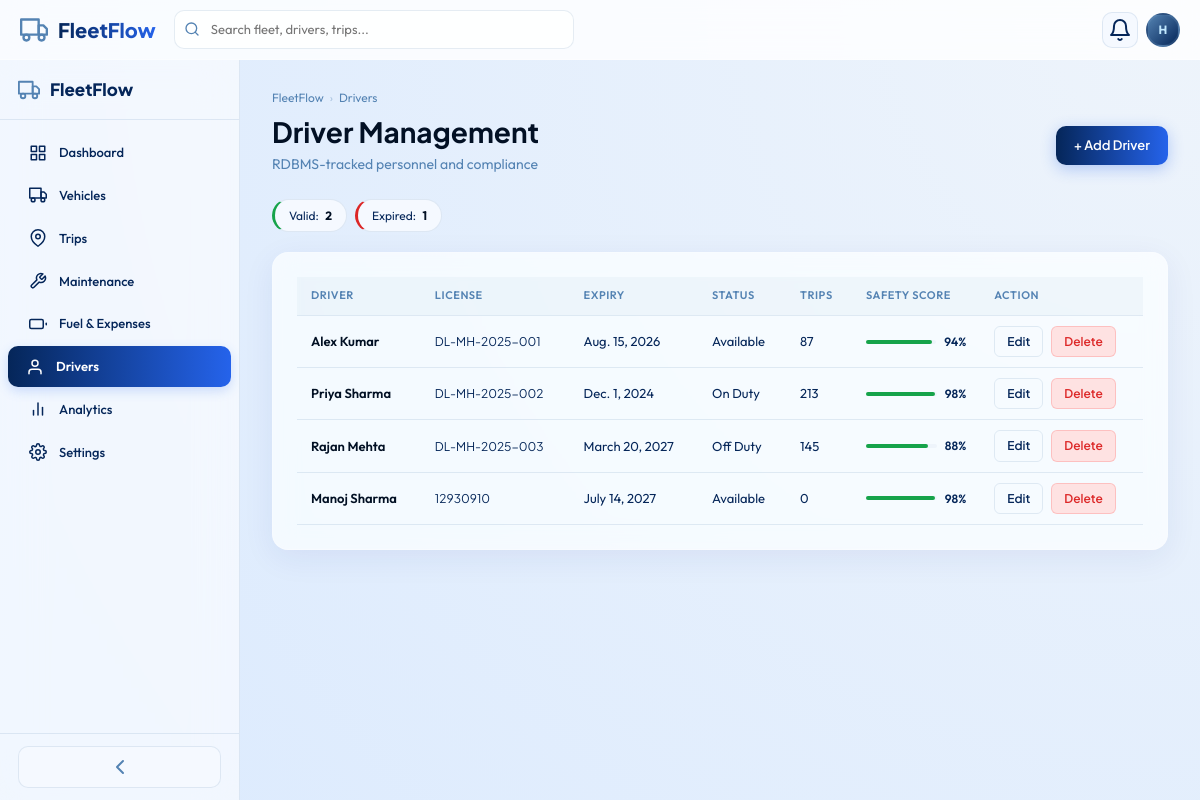
Screenshot of /drivers/ (signed in) with the database file from the repository.
### app/models.py (models this page shows, shortened)
class Driver(models.Model):
    STATUS_CHOICES = [
        ('Available', 'Available'),
        ('On Duty', 'On Duty'),
        ('Off Duty', 'Off Duty'),
        ('Suspended', 'Suspended'),
    ]
    did = models.CharField(max_length=10, unique=True, editable=False)
    name = models.CharField(max_length=100)
    license_no = models.CharField(max_length=30, unique=True)
    expiry = models.DateField()
    phone = models.CharField(max_length=15)
    status = models.CharField(max_length=15, choices=STATUS_CHOICES, default='Available')
    trips_count = models.PositiveIntegerField(default=0)
    safety = models.PositiveIntegerField(default=80)
    address = models.CharField(max_length=200, blank=True, default='')
    emergency = models.CharField(max_length=15, blank=True, default='')
    joining = models.DateField(null=True, blank=True)
    created_at = models.DateTimeField(auto_now_add=True)
    class Meta:
        ordering = ['did']

### app/views.py (the view, shortened to what this page needs)
# urls.py: path('drivers/', views.drivers, name='drivers'),
@login_required
def drivers(request):
    drivers_list = Driver.objects.all()
    today = timezone.now().date()
    context = {
        'active_page': 'drivers',
        'drivers': drivers_list,
        'available_count': drivers_list.filter(status='Available').count(),
        'expired_count': drivers_list.filter(expiry__lt=today).count(),
    }
    return render(request, 'app/drivers.html', context)

### app/templates/app/drivers.html (shortened to what this page needs)
{% extends 'app/base.html' %}
{% load static %}
{% block content %}
<div class="page-header">
    <div class="breadcrumb"><a href="{% url 'dashboard' %}">FleetFlow</a><span class="sep">›</span><span>Drivers</span></div>
    <div class="page-header-row">
        <div>
            <h1>Driver Management</h1>
            <p class="page-subtitle">RDBMS-tracked personnel and compliance</p>
        </div>
        <button class="btn btn-primary" onclick="openDriverModal()">+ Add Driver</button>
    </div>
</div>
<div class="summary-pills">
    <div class="summary-pill" style="border-left:3px solid var(--green)">Valid: <strong>{{ available_count }}</strong></div>
    <div class="summary-pill" style="border-left:3px solid var(--red)">Expired: <strong>{{ expired_count }}</strong></div>
</div>
<div class="glass-card" style="padding:24px">
    <div class="table-responsive">
        <table class="data-table">
            <thead>
                <tr>
                    <th>Driver</th>
                    <th>License</th>
                    <th>Expiry</th>
                    <th>Status</th>
                    <th>Trips</th>
                    <th>Safety Score</th>
                    <th>Action</th>
                </tr>
            </thead>
            <tbody>
                {% for d in drivers %}
                <tr>
                    <td><span class="cell-primary">{{ d.name }}</span></td>
                    <td><span class="cell-mono">{{ d.license_no }}</span></td>
                    <td>{{ d.expiry }}</td>
                    <td>
                        <span class="status-pill {% if d.status == 'Available' %}status-available{% elif d.status == 'On Duty' %}status-ontrip{% else %}status-inshop{% endif %}">
                            {{ d.status }}
                        </span>
                    </td>
                    <td>{{ d.trips_count }}</td>
                    <td>
                        <div style="display:flex;align-items:center;gap:8px">
                            <div style="flex:1;height:4px;background:var(--bg-base);border-radius:2px;min-width:60px">
                                <div style="height:100%;width:{{ d.safety }}%;background:{% if d.safety >= 80 %}var(--green){% elif d.safety >= 60 %}var(--orange){% else %}var(--red){% endif %};border-radius:2px"></div>
                            </div>
                            <span style="font-weight:600;font-size:12px">{{ d.safety }}%</span>
                        </div>
                    </td>
                    <td>
                        <div style="display:flex; gap:8px;">
                            <button class="btn btn-sm btn-ghost" onclick="openDriverModal('{{ d.id }}', '{{ d.name }}', '{{ d.license_no }}', '{{ d.expiry|date:'Y-m-d' }}', '{{ d.phone }}', '{{ d.status }}', '{{ d.safety }}')">Edit</button>
                            <form method="POST" onsubmit="return confirm('Delete this driver?');" style="display:inline;">
                                <button type="submit" class="btn btn-sm btn-danger">Delete</button>
                            </form>
                        </div>
                    </td>
                </tr>
                {% endfor %}
            </tbody>
        </table>
    </div>
</div>
{% endblock %}

### app/templates/app/base.html (shortened to what this page needs)
{% load static %}
<!DOCTYPE html>
<html lang="en">
<head>
    <link rel="stylesheet" href="{% static 'css/styles.css' %}">
    <link rel="stylesheet" href="{% static 'css/premium.css' %}">
</head>
<body>
    <div id="app">
        <nav id="navbar">
            <a href="{% url 'dashboard' %}" class="navbar-logo">
                <i data-feather="truck"></i>
                <span>FleetFlow</span>
            </a>
            <div class="navbar-search">
                <i data-feather="search"></i>
                <input type="text" placeholder="Search fleet, drivers, trips..." id="global-search"
                    aria-label="Global search" autocomplete="off">
            </div>
            <div class="navbar-right">
                <div style="position:relative">
                    <button class="nav-btn" id="notif-btn" aria-label="Notifications">
                        <i data-feather="bell"></i>
                    </button>
                </div>
                <div style="position:relative">
                    <div class="user-avatar" id="user-avatar" title="User menu">{{ request.user.username|make_list|first|upper }}</div>
                </div>
            </div>
        </nav>
        <div id="app-body">
            <aside id="sidebar">
                <div class="sidebar-header">
                    <i data-feather="truck"></i>
                    <span class="sidebar-header-text">FleetFlow</span>
                </div>
                <nav class="sidebar-nav">
                    <a href="{% url 'dashboard' %}"
                        class="nav-item {% if active_page == 'dashboard' %}active{% endif %}" data-page="dashboard">
                        <i data-feather="grid"></i>
                        <span class="nav-label">Dashboard</span>
                    </a>
                    <a href="{% url 'vehicles' %}" class="nav-item {% if active_page == 'vehicles' %}active{% endif %}"
                        data-page="vehicles">
                        <i data-feather="truck"></i>
                        <span class="nav-label">Vehicles</span>
                    </a>
                    <a href="{% url 'trips' %}" class="nav-item {% if active_page == 'trips' %}active{% endif %}"
                        data-page="trips">
                        <i data-feather="map-pin"></i>
                        <span class="nav-label">Trips</span>
                    </a>
                    <a href="{% url 'maintenance' %}"
                        class="nav-item {% if active_page == 'maintenance' %}active{% endif %}" data-page="maintenance">
                        <i data-feather="tool"></i>
                        <span class="nav-label">Maintenance</span>
                    </a>
                    <a href="{% url 'expenses' %}" class="nav-item {% if active_page == 'expenses' %}active{% endif %}"
                        data-page="expenses">
                        <i data-feather="battery"></i>
                        <span class="nav-label">Fuel &amp; Expenses</span>
                    </a>
                    <a href="{% url 'drivers' %}" class="nav-item {% if active_page == 'drivers' %}active{% endif %}"
                        data-page="drivers">
                        <i data-feather="user"></i>
                        <span class="nav-label">Drivers</span>
                    </a>
                    <a href="{% url 'analytics' %}"
                        class="nav-item {% if active_page == 'analytics' %}active{% endif %}" data-page="analytics">
                        <i data-feather="bar-chart-2"></i>
                        <span class="nav-label">Analytics</span>
                    </a>
                    <a href="{% url 'settings' %}" class="nav-item {% if active_page == 'settings' %}active{% endif %}"
                        data-page="settings">
                        <i data-feather="settings"></i>
                        <span class="nav-label">Settings</span>
                    </a>
                </nav>
                <div class="sidebar-footer">
                    <button class="sidebar-toggle" onclick="toggleSidebarCollapse()" aria-label="Collapse sidebar">
                        <i data-feather="chevron-left"></i>
                    </button>
                </div>
            </aside>
            <main id="main-content">
                {% block content %}{% endblock %}
            </main>
        </div>
    </div>
</body>
</html>

### app/static/css/premium.css (style rules this page uses)
:root { --glass-bg: rgba(255, 255, 255, 0.7); --glass-border: rgba(255, 255, 255, 0.2); --premium-gradient: linear-gradient(135deg, #052659 0%, #5483b3 100%); --accent-gradient: linear-gradient(90deg, #052659 0%, #2563eb 100%); }
body { background: radial-gradient(circle at top right, #eef4fb, #dbeafe); font-family: "Outfit", "Plus Jakarta Sans", sans-serif !important; }
.glass-card { background: var(--glass-bg); backdrop-filter: blur(12px) saturate(180%); -webkit-backdrop-filter: blur(12px) saturate(180%); border: 1px solid var(--glass-border) !important; box-shadow: 0 8px 32px 0 rgba(31, 38, 135, 0.07) !important; }
#navbar { background: rgba(255, 255, 255, 0.8) !important; backdrop-filter: blur(20px) !important; border-bottom: 1px solid rgba(255, 255, 255, 0.3) !important; }
.navbar-logo span { background: var(--accent-gradient) !important; -webkit-background-clip: text !important; -webkit-text-fill-color: transparent !important; background-clip: text !important; }
#sidebar { background: rgba(255, 255, 255, 0.6) !important; backdrop-filter: blur(20px) !important; }
.nav-item { transition: all 0.3s cubic-bezier(0.4, 0, 0.2, 1) !important; }
.nav-item.active { background: var(--accent-gradient) !important; color: white !important; border-left: none !important; box-shadow: 0 4px 12px rgba(37, 99, 235, 0.2); }
.data-table thead th { background: rgba(84, 131, 179, 0.05) !important; text-transform: uppercase; font-size: 11px; letter-spacing: 0.05em; }
.data-table tr { transition: all 0.2s !important; }
.btn-primary { background: var(--accent-gradient) !important; border: none !important; box-shadow: 0 4px 15px rgba(37, 99, 235, 0.3); transition: all 0.3s !important; color: white !important; }

### rows the page displays
Driver: name "Alex Kumar", license_no "DL-MH-2025-001", expiry "Aug. 15, 2026", status "Available", trips_count "87", safety "94"
Driver: name "Priya Sharma", license_no "DL-MH-2025-002", expiry "Dec. 1, 2024", status "On Duty", trips_count "213", safety "98"
Driver: name "Rajan Mehta", license_no "DL-MH-2025-003", expiry "March 20, 2027", status "Off Duty", trips_count "145", safety "88"
Driver: name "Manoj Sharma", license_no "12930910", expiry "July 14, 2027", status "Available", trips_count "0", safety "98"

### other values shown
{{ request.user.username|make_list|first|upper }} "H"
{{ available_count }} "2"
{{ expired_count }} "1"
